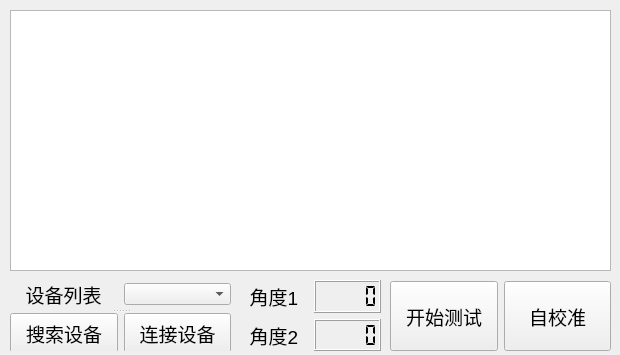
<?xml version="1.0" encoding="UTF-8"?>
<ui version="4.0">
 <class>mainWindow</class>
 <widget class="QMainWindow" name="mainWindow">
  <property name="enabled">
   <bool>true</bool>
  </property>
  <property name="geometry">
   <rect>
    <x>0</x>
    <y>0</y>
    <width>620</width>
    <height>355</height>
   </rect>
  </property>
  <property name="sizePolicy">
   <sizepolicy hsizetype="Preferred" vsizetype="Preferred">
    <horstretch>0</horstretch>
    <verstretch>0</verstretch>
   </sizepolicy>
  </property>
  <property name="windowTitle">
   <string>坡度测试系统V1.0</string>
  </property>
  <property name="documentMode">
   <bool>true</bool>
  </property>
  <property name="tabShape">
   <enum>QTabWidget::Rounded</enum>
  </property>
  <widget class="QWidget" name="centralwidget">
   <widget class="GraphicsLayoutWidget" name="graphicsView">
    <property name="geometry">
     <rect>
      <x>10</x>
      <y>10</y>
      <width>601</width>
      <height>261</height>
     </rect>
    </property>
   </widget>
   <widget class="QWidget" name="layoutWidget">
    <property name="geometry">
     <rect>
      <x>390</x>
      <y>280</y>
      <width>221</width>
      <height>72</height>
     </rect>
    </property>
    <layout class="QHBoxLayout" name="horizontalLayout_6">
     <item>
      <widget class="QPushButton" name="pushButton">
       <property name="minimumSize">
        <size>
         <width>0</width>
         <height>70</height>
        </size>
       </property>
       <property name="font">
        <font>
         <family>3ds</family>
         <pointsize>14</pointsize>
        </font>
       </property>
       <property name="text">
        <string>开始测试</string>
       </property>
      </widget>
     </item>
     <item>
      <widget class="QPushButton" name="pushButton_2">
       <property name="minimumSize">
        <size>
         <width>0</width>
         <height>70</height>
        </size>
       </property>
       <property name="font">
        <font>
         <family>3ds</family>
         <pointsize>14</pointsize>
        </font>
       </property>
       <property name="text">
        <string>自校准</string>
       </property>
      </widget>
     </item>
    </layout>
   </widget>
   <widget class="QSplitter" name="splitter">
    <property name="geometry">
     <rect>
      <x>10</x>
      <y>280</y>
      <width>221</width>
      <height>71</height>
     </rect>
    </property>
    <property name="orientation">
     <enum>Qt::Vertical</enum>
    </property>
    <widget class="QWidget" name="layoutWidget">
     <layout class="QHBoxLayout" name="horizontalLayout" stretch="0,0">
      <property name="spacing">
       <number>7</number>
      </property>
      <property name="sizeConstraint">
       <enum>QLayout::SetDefaultConstraint</enum>
      </property>
      <property name="leftMargin">
       <number>0</number>
      </property>
      <property name="topMargin">
       <number>0</number>
      </property>
      <property name="rightMargin">
       <number>0</number>
      </property>
      <item>
       <widget class="QLabel" name="label_5">
        <property name="font">
         <font>
          <pointsize>14</pointsize>
         </font>
        </property>
        <property name="text">
         <string>设备列表</string>
        </property>
        <property name="textFormat">
         <enum>Qt::AutoText</enum>
        </property>
        <property name="alignment">
         <set>Qt::AlignCenter</set>
        </property>
       </widget>
      </item>
      <item>
       <widget class="QComboBox" name="comboBox_5"/>
      </item>
     </layout>
    </widget>
    <widget class="QWidget" name="layoutWidget_2">
     <layout class="QHBoxLayout" name="horizontalLayout_7">
      <item>
       <widget class="QPushButton" name="pushButton_3">
        <property name="minimumSize">
         <size>
          <width>0</width>
          <height>40</height>
         </size>
        </property>
        <property name="font">
         <font>
          <family>3ds</family>
          <pointsize>14</pointsize>
         </font>
        </property>
        <property name="text">
         <string>搜索设备</string>
        </property>
       </widget>
      </item>
      <item>
       <widget class="QPushButton" name="pushButton_4">
        <property name="minimumSize">
         <size>
          <width>0</width>
          <height>40</height>
         </size>
        </property>
        <property name="font">
         <font>
          <family>3ds</family>
          <pointsize>14</pointsize>
         </font>
        </property>
        <property name="text">
         <string>连接设备</string>
        </property>
       </widget>
      </item>
     </layout>
    </widget>
   </widget>
   <widget class="QWidget" name="layoutWidget">
    <property name="geometry">
     <rect>
      <x>240</x>
      <y>280</y>
      <width>141</width>
      <height>71</height>
     </rect>
    </property>
    <layout class="QVBoxLayout" name="verticalLayout">
     <item>
      <layout class="QHBoxLayout" name="horizontalLayout_3">
       <item>
        <widget class="QLabel" name="label_3">
         <property name="font">
          <font>
           <pointsize>14</pointsize>
          </font>
         </property>
         <property name="autoFillBackground">
          <bool>false</bool>
         </property>
         <property name="frameShadow">
          <enum>QFrame::Plain</enum>
         </property>
         <property name="midLineWidth">
          <number>1</number>
         </property>
         <property name="text">
          <string>角度1</string>
         </property>
         <property name="textFormat">
          <enum>Qt::AutoText</enum>
         </property>
         <property name="alignment">
          <set>Qt::AlignCenter</set>
         </property>
        </widget>
       </item>
       <item>
        <widget class="QLCDNumber" name="lcdNumber">
         <property name="segmentStyle">
          <enum>QLCDNumber::Flat</enum>
         </property>
         <property name="value" stdset="0">
          <double>0.000000000000000</double>
         </property>
        </widget>
       </item>
      </layout>
     </item>
     <item>
      <layout class="QHBoxLayout" name="horizontalLayout_4">
       <item>
        <widget class="QLabel" name="label_4">
         <property name="font">
          <font>
           <pointsize>14</pointsize>
          </font>
         </property>
         <property name="text">
          <string>角度2</string>
         </property>
         <property name="textFormat">
          <enum>Qt::AutoText</enum>
         </property>
         <property name="alignment">
          <set>Qt::AlignCenter</set>
         </property>
        </widget>
       </item>
       <item>
        <widget class="QLCDNumber" name="lcdNumber_2">
         <property name="segmentStyle">
          <enum>QLCDNumber::Flat</enum>
         </property>
         <property name="value" stdset="0">
          <double>0.000000000000000</double>
         </property>
        </widget>
       </item>
      </layout>
     </item>
    </layout>
   </widget>
  </widget>
 </widget>
 <customwidgets>
  <customwidget>
   <class>GraphicsLayoutWidget</class>
   <extends>QGraphicsView</extends>
   <header>pyqtgraph</header>
  </customwidget>
 </customwidgets>
 <resources/>
 <connections/>
</ui>
